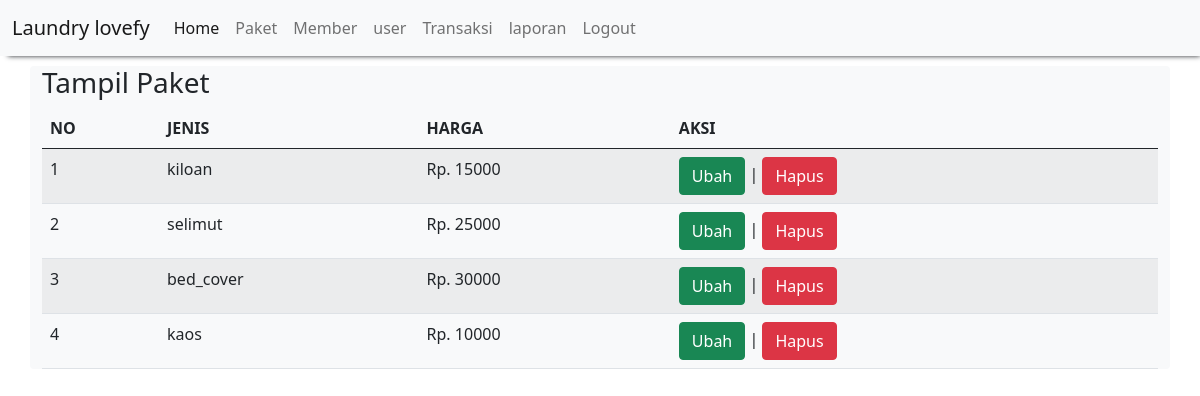
Screenshot of /laundry_ukl/tampil_paket.php (signed in) with the database file from the repository.
### tables this page shows
CREATE TABLE `paket` (
  `id_paket` int(11) NOT NULL,
  `jenis` enum('kiloan','selimut','bed_cover','kaos') NOT NULL,
  `harga` int(11) NOT NULL
);

### laundry_ukl/tampil_paket.php (the view, shortened to what this page needs)
<!DOCTYPE html>
<html>
<head>
    <link href="https://cdn.jsdelivr.net/npm/bootstrap@5.0.1/dist/css/bootstrap.min.css" rel="stylesheet">
</head>
<body>
<?php
    include "header.php";
    ?>
    <h3>Tampil Paket</h3>
    <table class="table table-hover table-striped">
        <thead>
            <tr>
                <th>NO</th><th>JENIS</th><th>HARGA</th><th>AKSI</th>
            </tr>
        </thead>
        <tbody>
            <?php
            include "koneksi.php";
$qry_paket=mysqli_query($conn,"select * from paket");
            $no=0;
            while($data_paket=mysqli_fetch_array($qry_paket)){
            $no++;?>
<tr>              <td><?=$no?></td>
                  <td><?=$data_paket['jenis']?></td>
                  <td>Rp. <?=$data_paket['harga']?></td>
                  <td><a href="ubah_paket.php?id_paket=<?=$data_paket['id_paket']?>" class="btn btn-success">Ubah</a> | <a href="hapus_paket.php?id_paket=<?=$data_paket['id_paket']?>" onclick="return confirm('Apakah anda yakin menghapus data ini?')" class="btn btn-danger">Hapus</a></td>
            </tr>
            <?php
            }
            ?>
        </tbody>
    </table>
</body>
</html>

### rows the page displays
paket: jenis "kiloan", harga "15000"
paket: jenis "selimut", harga "25000"
paket: jenis "bed_cover", harga "30000"
paket: jenis "kaos", harga "10000"
